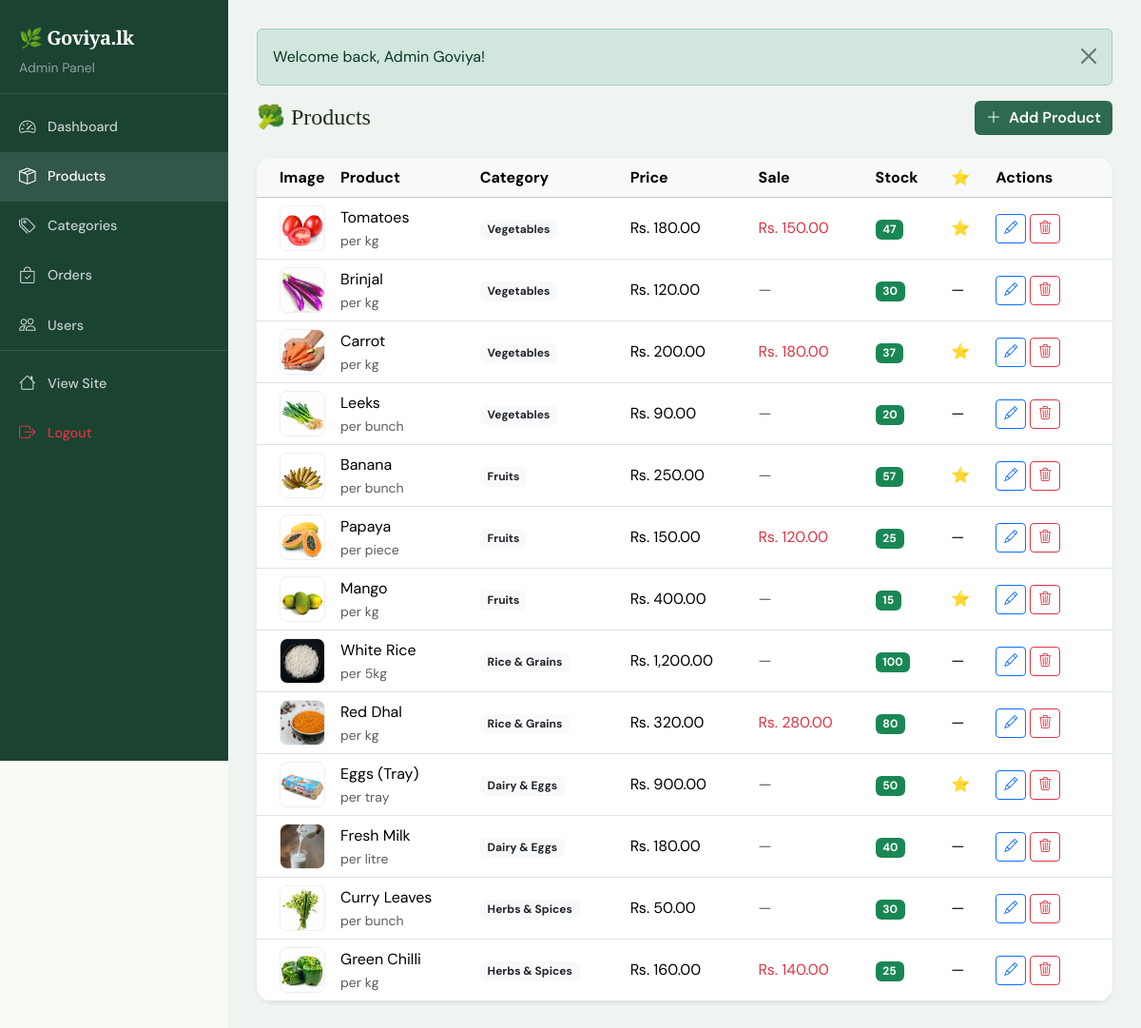
/admin/products.php (signed in), run on the app's committed database.
### tables this page shows
CREATE TABLE products (
    id            INT AUTO_INCREMENT PRIMARY KEY,
    category_id   INT            NOT NULL,
    name          VARCHAR(200)   NOT NULL,
    slug          VARCHAR(220)   NOT NULL UNIQUE,
    description   TEXT,
    price         DECIMAL(10,2)  NOT NULL,
    sale_price    DECIMAL(10,2)  DEFAULT NULL,
    unit          VARCHAR(30)    DEFAULT 'kg',   
    stock         INT            DEFAULT 0,
    image         VARCHAR(255),
    is_featured   TINYINT(1)     DEFAULT 0,
    is_active     TINYINT(1)     DEFAULT 1,
    created_at    TIMESTAMP      DEFAULT CURRENT_TIMESTAMP,
    updated_at    TIMESTAMP      DEFAULT CURRENT_TIMESTAMP ON UPDATE CURRENT_TIMESTAMP,
    FOREIGN KEY (category_id) REFERENCES categories(id) ON DELETE CASCADE
);

CREATE TABLE categories (
    id          INT AUTO_INCREMENT PRIMARY KEY,
    name        VARCHAR(100)  NOT NULL,
    slug        VARCHAR(120)  NOT NULL UNIQUE,
    description TEXT,
    image       VARCHAR(255),
    is_active   TINYINT(1)    DEFAULT 1,
    created_at  TIMESTAMP     DEFAULT CURRENT_TIMESTAMP
);

### includes/auth.php (called while the page is built, shortened)
<?php
function getFlash(): ?array {
    $flash = $_SESSION['flash'] ?? null;
    return $flash;
}
function clean(string $val): string {
    return htmlspecialchars(strip_tags(trim($val)), ENT_QUOTES, 'UTF-8');
}

### admin/products.php (the view, shortened to what this page needs)
<?php
require_once __DIR__ . '/admin_header.php';
$db = getDB();
$products   = $db->query(
    "SELECT p.*, c.name AS cat_name FROM products p
     JOIN categories c ON p.category_id = c.id
     WHERE p.is_active=1 ORDER BY p.created_at DESC"
)->fetchAll();
$catIcons   = ['vegetables'=>'🥦','fruits'=>'🍎','rice-grains'=>'🌾','dairy-eggs'=>'🥚','herbs-spices'=>'🌿'];
?>
<div class="d-flex justify-content-between align-items-center mb-4">
  <h4 class="fw-700 mb-0">🥦 Products</h4>
  <button class="btn btn-green" data-bs-toggle="modal" data-bs-target="#addModal">
    <i class="bi bi-plus-lg me-1"></i> Add Product
  </button>
</div>
<div class="bg-white rounded-4 shadow-sm overflow-hidden">
  <div class="table-responsive">
    <table class="table table-hover align-middle mb-0">
      <thead class="table-light">
        <tr>
          <th class="ps-4" style="width:60px">Image</th>
          <th>Product</th>
          <th>Category</th>
          <th>Price</th>
          <th>Sale</th>
          <th>Stock</th>
          <th>⭐</th>
          <th class="pe-4">Actions</th>
        </tr>
      </thead>
      <tbody>
      <?php foreach ($products as $p):
        $emoji = $catIcons[$p['cat_name']] ?? '🛒';
      ?>
      <tr>
        <td class="ps-4">
          <?php if ($p['image'] && file_exists(__DIR__ . '/../assets/images/products/' . $p['image'])): ?>
          <img src="<?= SITE_URL ?>/assets/images/products/<?= htmlspecialchars($p['image']) ?>"
               style="width:48px;height:48px;object-fit:cover;border-radius:8px;border:1px solid #eee"
               alt="<?= clean($p['name']) ?>">
          <?php else: ?>
          <div style="width:48px;height:48px;background:#f0f7f0;border-radius:8px;display:flex;align-items:center;justify-content:center;font-size:1.5rem">
            <?= $emoji ?>
          </div>
          <?php endif; ?>
        </td>
        <td>
          <div class="fw-600"><?= clean($p['name']) ?></div>
          <div class="text-muted small">per <?= clean($p['unit']) ?></div>
        </td>
        <td><span class="badge bg-light text-dark"><?= clean($p['cat_name']) ?></span></td>
        <td>Rs. <?= number_format($p['price'], 2) ?></td>
        <td><?= $p['sale_price'] ? '<span class="text-danger">Rs. ' . number_format($p['sale_price'], 2) . '</span>' : '<span class="text-muted">—</span>' ?></td>
        <td>
          <span class="badge <?= $p['stock'] == 0 ? 'bg-danger' : ($p['stock'] < 10 ? 'bg-warning text-dark' : 'bg-success') ?>">
            <?= $p['stock'] ?>
          </span>
        </td>
        <td><?= $p['is_featured'] ? '⭐' : '—' ?></td>
        <td class="pe-4">
          <div class="d-flex gap-1">
            <button class="btn btn-sm btn-outline-primary"
                    onclick="editProduct(<?= htmlspecialchars(json_encode($p), ENT_QUOTES) ?>)"
                    title="Edit">
              <i class="bi bi-pencil"></i>
            </button>
            <form method="POST" class="d-inline">
              <button type="submit" class="btn btn-sm btn-outline-danger"
                      data-confirm="Delete '<?= clean($p['name']) ?>'?" title="Delete">
                <i class="bi bi-trash3"></i>
              </button>
            </form>
          </div>
        </td>
      </tr>
      <?php endforeach; ?>
      </tbody>
    </table>
  </div>
</div>
<?php include __DIR__ . '/admin_footer.php'; ?>

### admin/admin_header.php (shortened to what this page needs)
<?php
require_once __DIR__ . '/../includes/auth.php';
$currentAdmin = basename($_SERVER['PHP_SELF']);
?>
<!DOCTYPE html>
<html lang="en">
<head>
  <link rel="stylesheet" href="https://cdn.jsdelivr.net/npm/bootstrap@5.3.3/dist/css/bootstrap.min.css">
  <link rel="stylesheet" href="https://cdn.jsdelivr.net/npm/bootstrap-icons@1.11.3/font/bootstrap-icons.min.css">
  <link rel="stylesheet" href="<?= SITE_URL ?>/assets/css/style.css">
</head>
<body>
<aside class="admin-sidebar d-none d-lg-flex flex-column">
  <div class="brand">
    <div class="brand-text text-white fs-5">🌿 Goviya.lk</div>
    <div class="text-white-50 small mt-1">Admin Panel</div>
  </div>
  <nav class="mt-2 flex-grow-1">
    <a href="index.php"    class="admin-nav-item <?= $currentAdmin==='index.php'    ? 'active' : '' ?>"><i class="bi bi-speedometer2"></i> Dashboard</a>
    <a href="products.php" class="admin-nav-item <?= $currentAdmin==='products.php' ? 'active' : '' ?>"><i class="bi bi-box-seam"></i> Products</a>
    <a href="categories.php" class="admin-nav-item <?= $currentAdmin==='categories.php' ? 'active' : '' ?>"><i class="bi bi-tags"></i> Categories</a>
    <a href="orders.php"   class="admin-nav-item <?= $currentAdmin==='orders.php'   ? 'active' : '' ?>"><i class="bi bi-bag-check"></i> Orders</a>
    <a href="users.php"    class="admin-nav-item <?= $currentAdmin==='users.php'    ? 'active' : '' ?>"><i class="bi bi-people"></i> Users</a>
    <div class="mt-auto border-top border-white border-opacity-10 pt-2 mb-3">
      <a href="<?= SITE_URL ?>/index.php" class="admin-nav-item"><i class="bi bi-house"></i> View Site</a>
      <a href="<?= SITE_URL ?>/pages/logout.php" class="admin-nav-item text-danger"><i class="bi bi-box-arrow-right"></i> Logout</a>
    </div>
  </nav>
</aside>
<div class="admin-content">
  <?php $f = getFlash(); if ($f):
    $cls = $f['type']==='success' ? 'alert-success' : 'alert-danger'; ?>
  <div class="alert <?= $cls ?> alert-dismissible fade show">
    <?= htmlspecialchars($f['msg']) ?>
    <button type="button" class="btn-close" data-bs-dismiss="alert"></button>
  </div>
  <?php endif; ?>

### admin/admin_footer.php (shortened to what this page needs)
</div>
</body>
</html>

### assets/css/style.css (style rules this page uses)
:root { --clr-green: #2d6a4f; --clr-green-dark: #1b4332; --clr-green-mid: #40916c; --clr-green-light: #74c69d; --clr-accent: #f4a228; --clr-accent-dark: #d4851a; --clr-earth: #a0522d; --clr-cream: #fdf6ec; --clr-bg: #f8faf5; --clr-text: #1a2e1a; --clr-muted: #6c7a6c; --clr-white: #ffffff; --shadow-sm: 0 2px 8px rgba(45,106,79,.12); --shadow-md: 0 6px 24px rgba(45,106,79,.16); --shadow-lg: 0 12px 40px rgba(45,106,79,.20); --radius: 14px; --radius-sm: 8px; --transition: 0.28s cubic-bezier(.4,0,.2,1); }
* { box-sizing: border-box; margin: 0; padding: 0; }
body { font-family: 'DM Sans', sans-serif; background: var(--clr-bg); color: var(--clr-text); line-height: 1.6; overflow-x: hidden; }
h1, h2, h3, h4, .brand-text { font-family: 'Playfair Display', serif; }
.brand-text { font-size: 1.55rem; color: var(--clr-white); font-weight: 900; letter-spacing: -.5px; }
.btn-green { background: var(--clr-green); color: var(--clr-white) !important; border: none; font-weight: 600; transition: background var(--transition), transform var(--transition); }
.admin-sidebar { background: var(--clr-green-dark); min-height: 100vh; width: 240px; position: fixed; top: 0; left: 0; overflow-y: auto; z-index: 999; }
.admin-content { margin-left: 240px; padding: 30px; min-height: 100vh; background: #f0f4f0; }
.admin-sidebar .brand { padding: 24px 20px 16px; border-bottom: 1px solid rgba(255,255,255,.1); }
.admin-nav-item { display: flex; align-items: center; gap: 10px; padding: 12px 20px; color: rgba(255,255,255,.75); text-decoration: none; font-size: .9rem; font-weight: 500; transition: all var(--transition); }
.admin-nav-item:hover, .admin-nav-item.active { background: rgba(255,255,255,.1); color: var(--clr-white); }
.admin-nav-item i { font-size: 1.1rem; width: 20px; }

### data on the page
products: image (picture), name "Tomatoes", unit "kg", category.name "Vegetables", price "180.00", sale_price "150.00", stock "47"
products: image (picture), name "Brinjal", unit "kg", category.name "Vegetables", price "120.00", stock "30"
products: image (picture), name "Carrot", unit "kg", category.name "Vegetables", price "200.00", sale_price "180.00", stock "37"
products: image (picture), name "Leeks", unit "bunch", category.name "Vegetables", price "90.00", stock "20"
products: image (picture), name "Banana", unit "bunch", category.name "Fruits", price "250.00", stock "57"
products: image (picture), name "Papaya", unit "piece", category.name "Fruits", price "150.00", sale_price "120.00", stock "25"
products: image (picture), name "Mango", unit "kg", category.name "Fruits", price "400.00", stock "15"
products: image (picture), name "White Rice", unit "5kg", category.name "Rice & Grains", price "1,200.00", stock "100"
products: image (picture), name "Red Dhal", unit "kg", category.name "Rice & Grains", price "320.00", sale_price "280.00", stock "80"
products: image (picture), name "Eggs (Tray)", unit "tray", category.name "Dairy & Eggs", price "900.00", stock "50"
products: image (picture), name "Fresh Milk", unit "litre", category.name "Dairy & Eggs", price "180.00", stock "40"
products: image (picture), name "Curry Leaves", unit "bunch", category.name "Herbs & Spices", price "50.00", stock "30"
products: image (picture), name "Green Chilli", unit "kg", category.name "Herbs & Spices", price "160.00", sale_price "140.00", stock "25"

### other printed values
$f['msg'] "Welcome back, Admin Goviya!"
